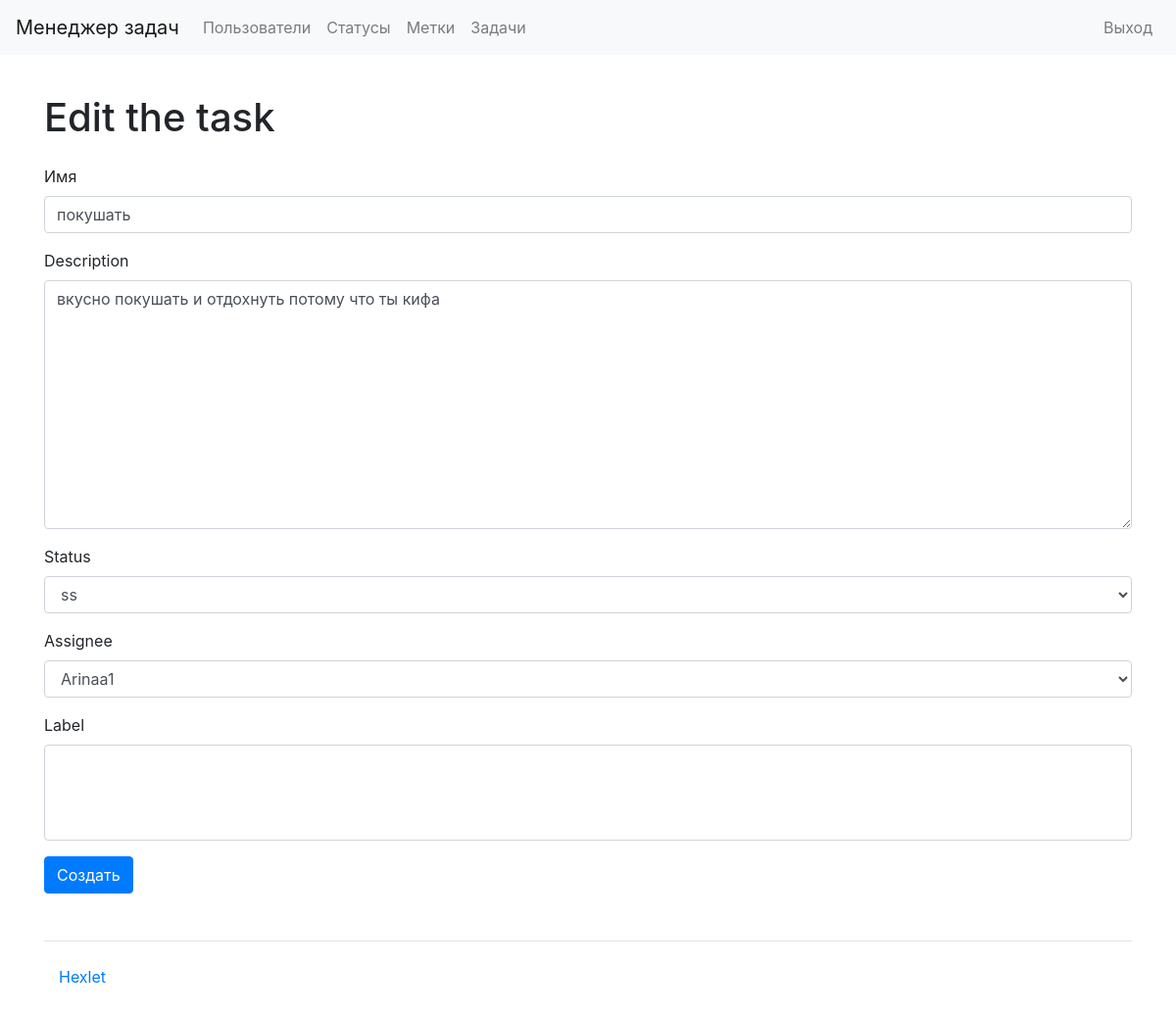
/tasks/7/update/ (signed in), run on the app's committed database.
### tasks/models.py (models this page shows, shortened)
class Task(models.Model):
    name = models.CharField(max_length=150)
    description = models.TextField(null=True, blank=True)
    created_at = models.DateTimeField(auto_now=True)
    status = models.ForeignKey(Status, on_delete=models.PROTECT)
    creator = models.ForeignKey(User, related_name='creator', on_delete=models.PROTECT)
    assignee = models.ForeignKey(User, related_name='assignee', on_delete=models.PROTECT, null=True, blank=True)
    label = models.ManyToManyField(Label, blank=True)

### statuses/models.py (models this page shows)
class Status(models.Model):
    name = models.CharField(max_length=150)
    created_at = models.DateTimeField(auto_now=True)
    def __str__(self):
        return self.name

### tasks/views.py (the view)
# urls.py: path('<int:pk>/update/', views.TaskUpdateView.as_view(), name='task_update'),
class TaskUpdateView(LoginRequiredMixin, SuccessMessageMixin, UpdateView):
    model = Task
    form_class = TaskForm
    template_name = "tasks/edit.html"
    success_url = reverse_lazy('tasks_list')
    success_message = _("Task was updated successfully")
    def get_context_data(self, **kwargs):
        context = super().get_context_data(**kwargs)
        context["title"] = _("Edit the task")
        return context

### tasks/forms.py
class TaskForm(ModelForm):
    class Meta:
        model = Task
        fields = ['name', 'description', 'status', 'assignee', 'label']
        labels = {
            "name": _("Name"),
            "description": _("Description"),
        }

### tasks/templates/tasks/edit.html (shortened to what this page needs)
{% extends "base.html" %}
{% load bootstrap4 %}
{% load i18n %}
{% block content %}
<h1 class="my-4">{{ title }}</h1>
<form method="post" class="form">
  {% bootstrap_form form %}
  {% buttons %}<button type="submit" class="btn btn-primary">{% translate "Create" %}</button>{% endbuttons %}
</form>
{% endblock%}

### data on the page
Task: name "покушать", description "вкусно покушать и отдохнуть потому что ты кифа", status "ss", assignee "Arinaa1"

### other printed values
{{ title }} "Edit the task"
